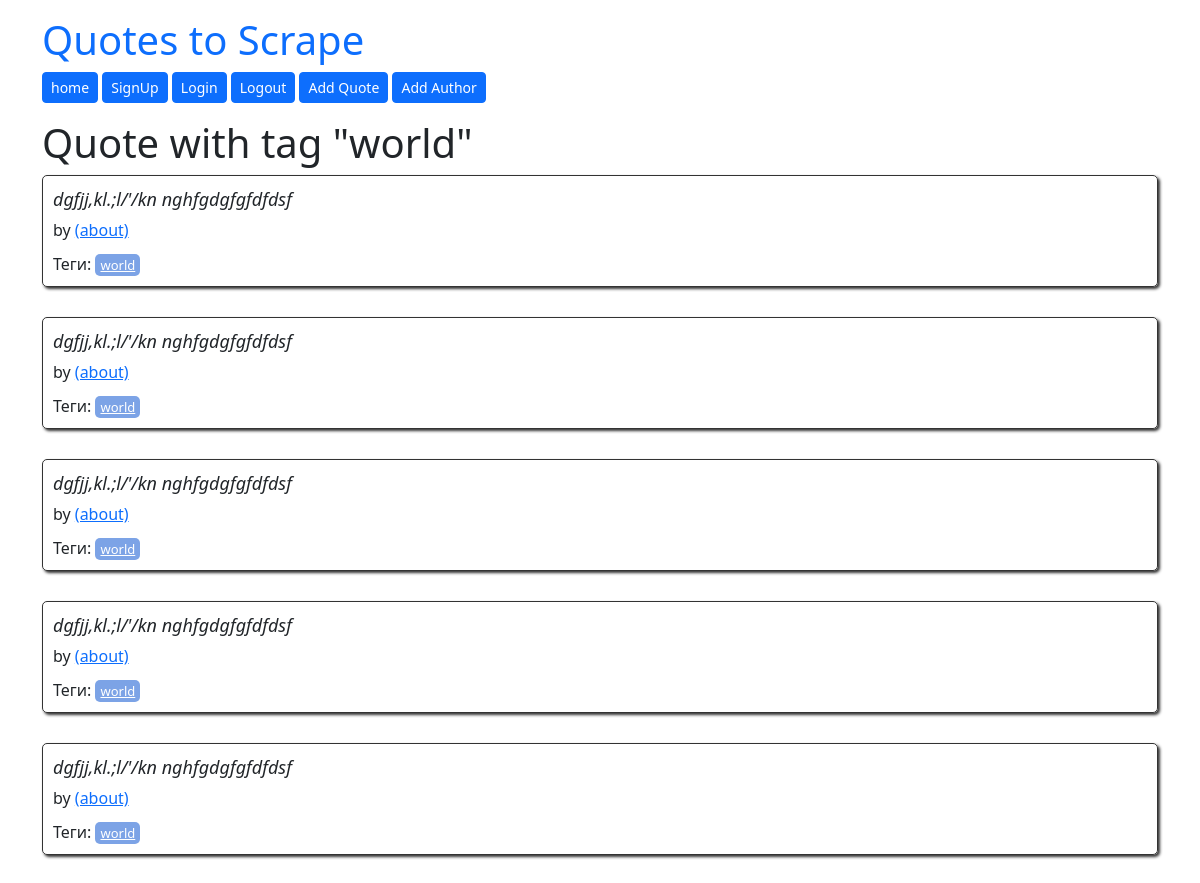
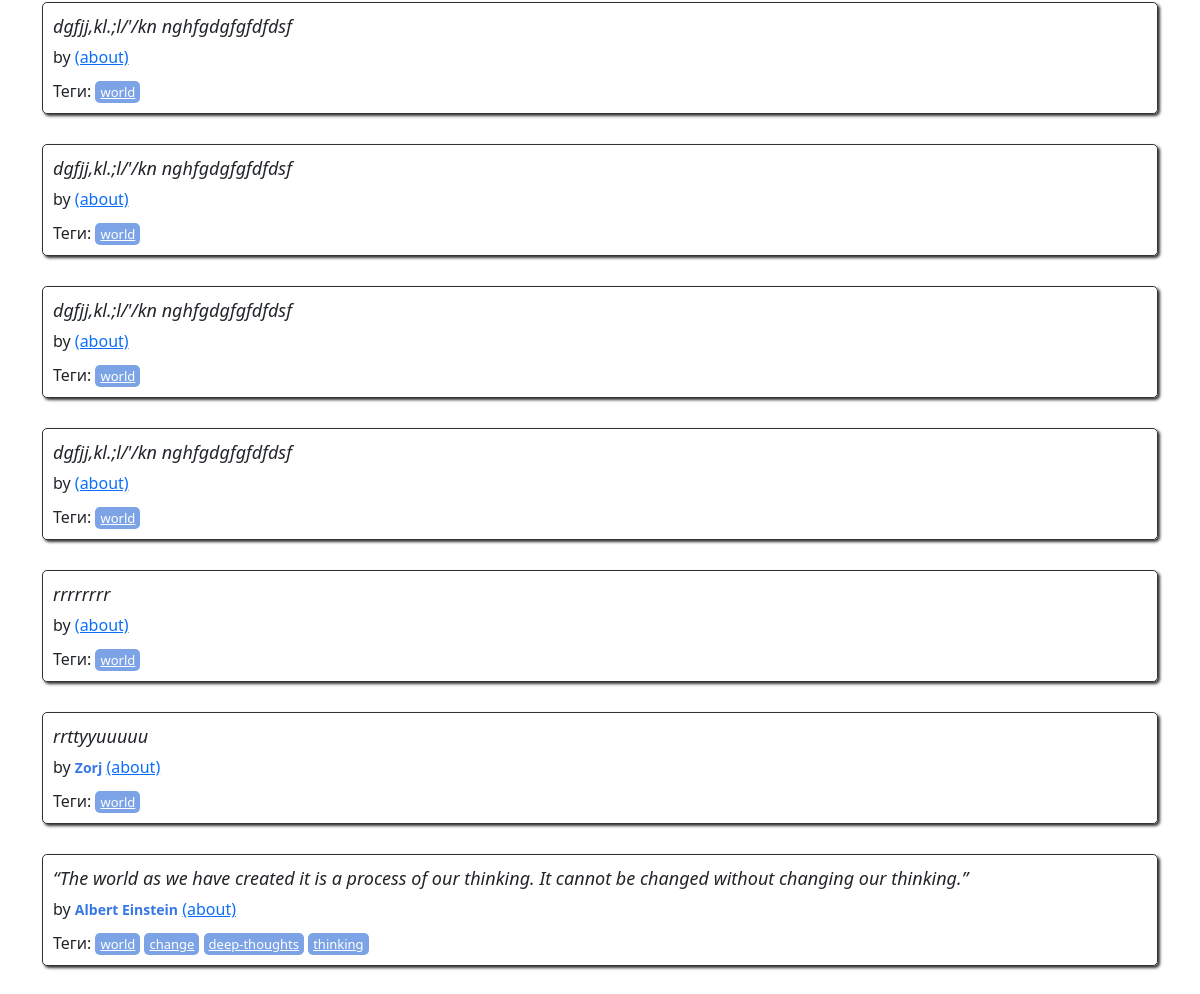
Page /tag/1/ on the committed database (2 pictures, top to bottom).
### quotes/models.py (models this page shows)
class Tag(models.Model):
    name = models.CharField(max_length=30, null=False, unique=True)

class Quote(models.Model):
    quote = models.TextField()
    tags = models.ManyToManyField(Tag)
    author = models.ForeignKey(Author, on_delete=models.CASCADE, default=None, null=True)
    created_at = models.DateTimeField(auto_now_add=True)

class Author(models.Model):
    fullname = models.CharField(max_length=50)
    born_date = models.CharField(max_length=50)
    born_location = models.CharField(max_length=150)
    description = models.TextField()
    created_at = models.DateTimeField(auto_now_add=True)

### quotes/views.py (the view)
# urls.py: path('tag/<int:tag_id>/', views.tag_detail, name='tag_detail'),
def tag_detail(request, tag_id):
    try:
        tag = Tag.objects.get(id=tag_id)
        quotes = Quote.objects.filter(tags=tag)
    except Tag.DoesNotExist:
        return render(request, 'quotes/404.html', status=404)
    except Quote.DoesNotExist:
        return render(request, 'quotes/404.html', status=404)
    return render(request, 'quotes/tag_detail.html', {'tag': tag, 'quotes': quotes})

### quotes/templates/quotes/tag_detail.html
{% extends 'quotes/base.html' %}
{% block content %}
<h1>Quote with tag "{{ tag.name }}"</h1>
{% if quotes %}
{% for quote in quotes %}
<div class="quote" itemscope="" itemtype="http://schema.org/CreativeWork">
                    <span class="text" itemprop="text">
                        {{quote.quote}}
                    </span>
    <span>by <small class="author" itemprop="author">{{quote.author.fullname}}</small>
            <a href="/author/{{quote.author.id}}">(about)</a>
            </span>
    <div class="tags">
        Теги:
        {% for tag in quote.tags.all %}
        <a class="tag" href="/tag/{{tag.id}}">{{tag.name}}</a>
        {% endfor %}
    </div>
</div>
{% endfor %}
{% else %}
<p>Цітати з цим тегом відсутні.</p>
{% endif %}
{% endblock %}

### quotes/templates/quotes/base.html (shortened to what this page needs)
<!doctype html>
<html lang="en">
<head>
    <link href="https://cdn.jsdelivr.net/npm/bootstrap@5.3.3/dist/css/bootstrap.min.css" rel="stylesheet"
>
    {% load static %}
    <link rel="stylesheet" href="{% static 'quotes/style.css'%}">
</head>
<body>
<div class="container">
    <div class="row header-box pt-3 ">
        <div class="col-md-8">
            <h1>
                <a href="/" style="text-decoration: none">Quotes to Scrape</a>
            </h1>
        </div>
        <div class="col-md-8">
            <p>
                <a href="{% url 'quotes:root' %}" class="btn btn-primary btn-sm" >home</a>
                <a href="{% url 'users:signup' %}" class="btn btn-primary btn-sm" >SignUp</a>
                <a href="{% url 'users:login' %}" class="btn btn-primary btn-sm">Login</a>
                <a href="{% url 'users:logout' %}" class="btn btn-primary btn-sm">Logout</a>
                <a href="{% url 'creation_new_author:add_quote' %}" class="btn btn-primary btn-sm">Add Quote</a>
                <a href="{% url 'creation_new_author:create_author' %}" class="btn btn-primary btn-sm">Add Author</a>
            </p>
        </div>
    </div>
    {% block content %}
    {% endblock %}
</div>
</body>
</html>

### quotes/static/quotes/style.css (style rules this page uses)
.quote { padding: 10px; margin-bottom: 30px; border: 1px solid #333333; border-radius: 5px; box-shadow: 2px 2px 3px #333333; }
.quote span.text { display: block; margin-bottom: 5px; font-size: large; font-style: italic; }
.quote small.author { font-weight: bold; color: #3677E8; }
.quote .tags { margin-top: 10px }
.tag { padding: 2px 5px; border-radius: 5px; color: white; font-size: small; background-color: #7CA3E6; }

### rows in the picture
Tag: name "world"
Quote: quote "dgfjj,kl.;l/'/kn nghfgdgfgfdfdsf"
Quote: quote "dgfjj,kl.;l/'/kn nghfgdgfgfdfdsf"
Quote: quote "dgfjj,kl.;l/'/kn nghfgdgfgfdfdsf"
Quote: quote "dgfjj,kl.;l/'/kn nghfgdgfgfdfdsf"
Quote: quote "dgfjj,kl.;l/'/kn nghfgdgfgfdfdsf"
Quote: quote "dgfjj,kl.;l/'/kn nghfgdgfgfdfdsf"
Quote: quote "dgfjj,kl.;l/'/kn nghfgdgfgfdfdsf"
Quote: quote "dgfjj,kl.;l/'/kn nghfgdgfgfdfdsf"
Quote: quote "dgfjj,kl.;l/'/kn nghfgdgfgfdfdsf"
Quote: quote "rrrrrrrr"
Quote: quote "rrttyyuuuuu", author.fullname "Zorj"
Quote: quote "“The world as we have created it is a process of our thinking. It cannot be changed without changing our thinking.”", author.fullname "Albert Einstein"
Tag: name "change"
Tag: name "deep-thoughts"
Tag: name "thinking"
